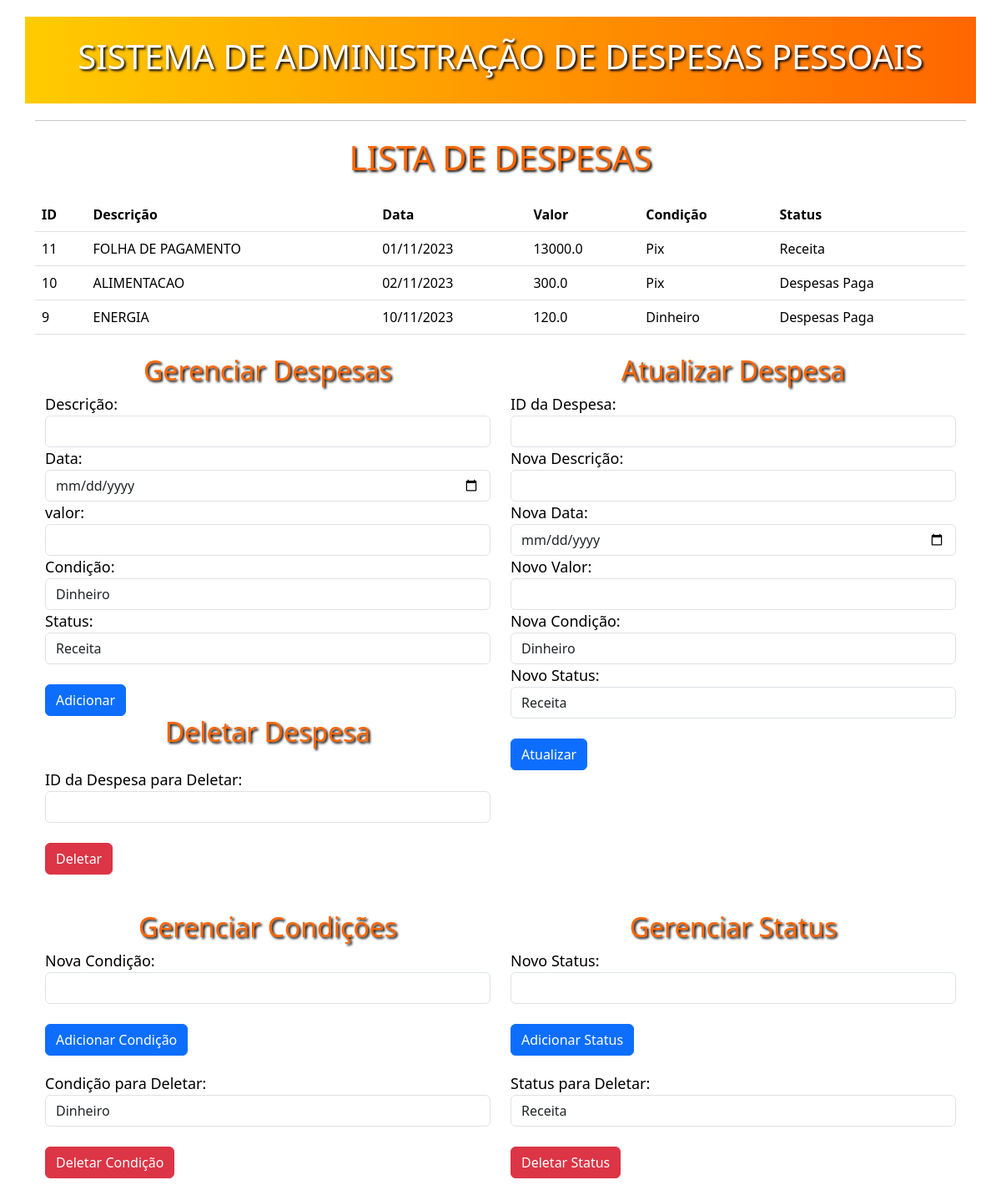
The page / on the database its author committed.
### tables this page shows
CREATE TABLE despesas (
            id INTEGER PRIMARY KEY AUTOINCREMENT,
            descricao TEXT NOT NULL,
            data DATETIME NOT NULL,
            valor REAL NOT NULL,
            id_condicao INTEGER,
            id_status INTEGER,
            FOREIGN KEY(id_condicao) REFERENCES codicoes(id),
            FOREIGN KEY(id_status) REFERENCES status(id)
        );

CREATE TABLE codicoes (
            id INTEGER PRIMARY KEY AUTOINCREMENT,
            descricao TEXT NOT NULL UNIQUE
        );

CREATE TABLE status (
            id INTEGER PRIMARY KEY AUTOINCREMENT,
            descricao TEXT NOT NULL UNIQUE
        );

### app.py (the view)
@app.route('/')
def index():
    condicoes = banco.selectCondicoes()
    status = banco.selectStatus()
    despesas = banco.selecionarDespesas()
    return render_template('index.html', condicoes=condicoes, status=status, despesas=despesas)

### app.py (called while the page is built)
def formatar_data(data):
    if isinstance(data, str):
        data = datetime.strptime(data, '%Y-%m-%d')
    return data.strftime('%d/%m/%Y')

### model.py (called while the page is built)
    def abrirConexao(self):
        try:
            self.connection = sqlite3.connect('database.db')
        except sqlite3.Error as error:
            print("Falha ao se conectar ao banco de dados", error)

    def selectCondicoes(self):
        self.abrirConexao()
        select_query = "SELECT * FROM codicoes"
        condicoes = []
        try:
            cursor = self.connection.cursor()
            cursor.execute(select_query)
            condicoes = cursor.fetchall()
        except sqlite3.Error as error:
            print("Falha ao retornar condições", error)
        finally:
            if self.connection:
                cursor.close()
                self.connection.close()
                print("A conexão com o banco de dados foi fechada")
        return condicoes

    def selectStatus(self):
        self.abrirConexao()
        select_query = "SELECT * FROM status"
        status = []
        try:
            cursor = self.connection.cursor()
            cursor.execute(select_query)
            status = cursor.fetchall()
        except sqlite3.Error as error:
            print("Falha ao retornar status", error)
        finally:
            if self.connection:
                cursor.close()
                self.connection.close()
                print("A conexão com o banco de dados foi fechada")
        return status

### templates/index.html (shortened to what this page needs)
<!DOCTYPE html>
<html lang="pt-br">
<head>
    <link rel="stylesheet" href="https://cdn.jsdelivr.net/npm/bootstrap/dist/css/bootstrap.min.css">
</head>
<body>
    <div style="background: linear-gradient(to right, #ffcc00, #ff6600);" class="container custom-container ">
    <br>
        <h1 class="sombra" style="text-align: center; color: white;">SISTEMA DE ADMINISTRAÇÃO DE DESPESAS PESSOAIS</h1>
    <br>
</div>
<div class="container custom-container">
    <hr>
</div>
    <div class="container custom-container">
        <h1 class="mb-4 sombra" style="text-align: center; color: #ff6600;" >LISTA DE DESPESAS</h1>
        <table class="table">
            <thead>
                <tr>
                    <th>ID</th>
                    <th>Descrição</th>
                    <th>Data</th>
                    <th>Valor</th>
                    <th>Condição</th>
                    <th>Status</th>
                </tr>
            </thead>
            <tbody>
                {% for despesa in despesas %}
                <tr>
                    <td>{{ despesa[0] }}</td>
                    <td>{{ despesa[1] }}</td>
                    <td>{{ despesa[2]|formatar_data }}</td>
                    <td>{{ despesa[3] }}</td>
                    <td>{{ despesa[4] }}</td>
                    <td>{{ despesa[5] }}</td>
                </tr>
                {% endfor %}
            </tbody>
        </table>
        <div class="container mt-4">
            <div class="row">
                <div class="col-md-6">
                    <h2 class="sombra" style="text-align: center; color: #ff6600; ">Gerenciar Despesas</h2>
                    <form action="/gerenciar_despesas" method="post">
                        <div class="form-group">
                            <label class="font" for="descricao">Descrição:</label>
                            <input type="text" id="descricao" name="descricao" class="form-control" required>
                        </div>
                        <div class="form-group">
                            <label class="font"  for="data">Data:</label>
                            <input type="date" id="data" name="data" class="form-control" required>
                        </div>
                        <div class="form-group">
                            <label class="font"  for="valor" style="text-transform: lowercase;">Valor:</label>
                            <input type="float" id="valor" name="valor" class="form-control" required>
                        </div>
                        <div class="form-group">
                            <label class="font"  for="id_condicao">Condição:</label>
                            <select id="id_condicao" name="id_condicao" class="form-control" required>
                                {% for condicao in condicoes %}
                                <option value="{{ condicao[0] }}">{{ condicao[1] }}</option>
                                {% endfor %}
                            </select>
                        </div>
                        <div class="form-group">
                            <label class="font"  for="id_status">Status:</label>
                            <select id="id_status" name="id_status" class="form-control" required>
                                {% for s in status %}
                                <option value="{{ s[0] }}">{{ s[1] }}</option>
                                {% endfor %}
                            </select>
                        </div>
                        <br>
                        <button type="submit" class="btn btn-primary" name="adicionar_despesa">Adicionar</button>
                    </form>
                    <h2 style="text-align: center; color: #ff6600; " class="sombra">Deletar Despesa</h2>
                    <form action="/gerenciar_despesas" method="post">
                        <div class="form-group">
                            <label class="font"  for="despesa_id">ID da Despesa para Deletar:</label>
                            <input type="number" id="despesa_id" name="despesa_id" class="form-control" required>
                        </div>
                        <br>
                        <button type="submit" class="btn btn-danger" name="deletar_despesa">Deletar</button>
                    </form>
                </div>
                <div class="col-md-6">
                    <h2 class="sombra" style="text-align: center; color: #ff6600;">Atualizar Despesa</h2>
                    <form action="/atualizar_despesa" method="post">
                        <form action="/atualizar_despesa" method="post">
                            <div class="form-group">
                                <label class="font"  for="despesa_id">ID da Despesa:</label>
                                <input type="text" id="despesa_id" name="despesa_id" class="form-control" required>
                            </div>
                            <div class="form-group">
                                <label class="font"  for="descricao">Nova Descrição:</label>
                                <input type="text" id="descricao" name="descricao" class="form-control" required>
                            </div>
                            <div class="form-group">
                                <label class="font"  for="data">Nova Data:</label>
                                <input type="date" id="data" name="data" class="form-control" required>
                            </div>
                            <div class="form-group">
                                <label class="font"  for="valor">Novo Valor:</label>
                                <input type="float" id="valor" name="valor" class="form-control" required>
                            </div>
                            <div class="form-group">
                                <label class="font"  for="id_condicao">Nova Condição:</label>
                                <select id="id_condicao" name="id_condicao" class="form-control" required>
                                    {% for condicao in condicoes %}
                                    <option value="{{ condicao[0] }}">{{ condicao[1] }}</option>
                                    {% endfor %}
                                </select>
                            </div>
                            <div class="form-group">
                                <label class="font"  for="id_status">Novo Status:</label>
                                <select id="id_status" name="id_status" class="form-control" required>
                                    {% for s in status %}
                                    <option value="{{ s[0] }}">{{ s[1] }}</option>
                                    {% endfor %}
                                </select>
                            </div>
                            <br>
                            <button type="submit" class="btn btn-primary">Atualizar</button>
                    </form>
                </div>
            </div>
        </div>
        <div class="row">
            <div>
                <div class="container custom-container">
                    <div class="row">
                        <div class="col-md-6">
                            <h2 class="mt-4 sombra" style="text-align: center; color: #ff6600;">Gerenciar Condições</h2>
                            <form action="/gerenciar_condicoes" method="post" class="custom-form">
                                <div class="form-group">
                                    <label class="font"  for="nova_condicao">Nova Condição:</label>
                                    <input type="text" id="nova_condicao" name="nova_condicao" class="form-control" required>
                                </div>
                                <br>
                                <button type="submit" name="adicionar_condicao" class="btn btn-primary">Adicionar Condição</button>
                            </form>
                            <form action="/gerenciar_condicoes" method="post" class="custom-form">
                                <div class="form-group">
                                    <label class="font"  for="descricao_condicao">Condição para Deletar:</label>
                                    <select id="descricao_condicao" name="descricao_condicao" class="form-control" required>
                                        {% for condicao in condicoes %}
                                        <option value="{{ condicao[1] }}">{{ condicao[1] }}</option>
                                        {% endfor %}
                                    </select>
                                </div>
                                <br>
                                <button type="submit" name="deletar_condicao" class="btn btn-danger ">Deletar Condição</button>
                            </form>
                        </div>
                        <div class="col-md-6">
                            <h2 class="mt-4 sombra" style="text-align: center; color: #ff6600;">Gerenciar Status</h2>
                            <form action="/gerenciar_status" method="post" class="custom-form">
                                <div class="form-group">
                                    <label class="font"  for="novo_status">Novo Status:</label>
                                    <input type="text" id="novo_status" name="novo_status" class="form-control" required>
                                </div>
                                <br>
                                <button type="submit" name="adicionar_status" class="btn btn-primary">Adicionar Status</button>
                            </form>
                            <form action="/gerenciar_status" method="post" class="custom-form">
                                <div class="form-group">
                                    <label class="font"  for="descricao_status">Status para Deletar:</label>
                                    <select id="descricao_status" name="descricao_status" class="form-control" required>
                                        {% for status_item in status %}
                                        <option value="{{ status_item[1] }}">{{ status_item[1] }}</option>
                                        {% endfor %}
                                    </select>
                                </div>
                                <br>
                                <button type="submit" name="deletar_status" class="btn btn-danger">Deletar Status</button>
                            </form>
                        </div>
                    </div>
                </div>
</body>
</html>

### templates/index.html (style rules this page uses)
body { background:white; }
.custom-container { margin-top: 20px; }
.custom-form { margin-bottom: 20px; }
.font { font-size: 18px; color: black; }
h1 { color: #ccc; }
table { color: #ccc; }
.sombra { text-shadow: 2px 2px 3px black; }

### rows shown on the page
despesas: id "11", descricao "FOLHA DE PAGAMENTO", data "01/11/2023", valor "13000.0", descricao "Pix", descricao "Receita"
despesas: id "10", descricao "ALIMENTACAO", data "02/11/2023", valor "300.0", descricao "Pix", descricao "Despesas Paga"
despesas: id "9", descricao "ENERGIA", data "10/11/2023", valor "120.0", descricao "Dinheiro", descricao "Despesas Paga"

### other values the page prints
form field id_condicao "Dinheiro"
form field id_status "Receita"
form field descricao_condicao "Dinheiro"
form field descricao_status "Receita"
